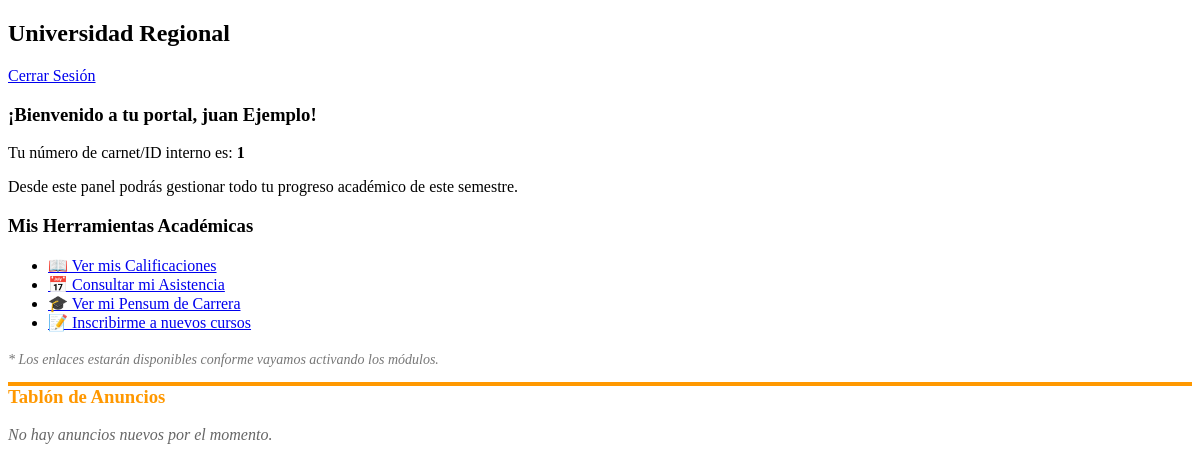
Page /index.php (signed in) on the earlier database version.
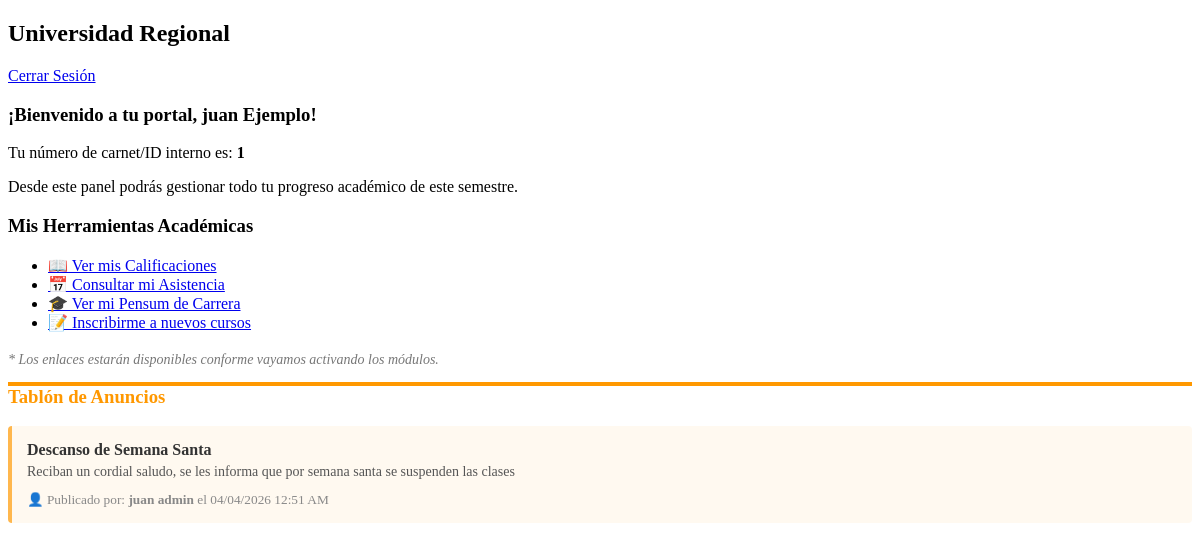
Same page on the later database version.
### tables this page shows
CREATE TABLE IF NOT EXISTS `anuncios` (
  `id_anuncio` int NOT NULL AUTO_INCREMENT,
  `id_autor` int NOT NULL,
  `titulo` varchar(100) NOT NULL,
  `mensaje` text NOT NULL,
  `audiencia` enum('Todos','Docentes','Estudiantes','Curso_Especifico') NOT NULL,
  `id_curso_destino` int DEFAULT NULL,
  `fecha_publicacion` timestamp NULL DEFAULT CURRENT_TIMESTAMP,
  PRIMARY KEY (`id_anuncio`),
  KEY `id_autor` (`id_autor`),
  KEY `id_curso_destino` (`id_curso_destino`),
  CONSTRAINT `anuncios_ibfk_1` FOREIGN KEY (`id_autor`) REFERENCES `usuarios` (`id_usuario`),
  CONSTRAINT `anuncios_ibfk_2` FOREIGN KEY (`id_curso_destino`) REFERENCES `cursos` (`id_curso`)
);

CREATE TABLE IF NOT EXISTS `usuarios` (
  `id_usuario` int NOT NULL AUTO_INCREMENT,
  `nombre` varchar(100) DEFAULT NULL,
  `correo` varchar(100) DEFAULT NULL,
  `contraseña` varchar(255) DEFAULT NULL,
  `estado` tinyint DEFAULT '1',
  PRIMARY KEY (`id_usuario`),
  UNIQUE KEY `correo` (`correo`)
);

### index.php (the view, shortened to what this page needs)
<?php
require 'conexion.php';
$nombre_alumno = $_SESSION['nombre_usuario'];
$id_estudiante = $_SESSION['id_estudiante'];
$lista_anuncios = [];
try {
    $sql_anuncios = "SELECT a.titulo, a.mensaje, a.fecha_publicacion, u.nombre AS autor
                     FROM anuncios a
                     INNER JOIN usuarios u ON a.id_autor = u.id_usuario
                     WHERE a.audiencia IN ('Todos', 'Estudiantes')
                     ORDER BY a.fecha_publicacion DESC
                     LIMIT 5";
    $stmt_anuncios = $conexion->prepare($sql_anuncios);
    $stmt_anuncios->execute();
    $lista_anuncios = $stmt_anuncios->fetchAll(PDO::FETCH_ASSOC);
} catch(PDOException $e) {
    echo "Error al cargar los anuncios: " . $e->getMessage();
}
?>
<!DOCTYPE html>
<html lang="es">
<head>
</head>
<body>
    <div class="navbar">
        <h2>Universidad Regional</h2>
        <a href="logout.php" class="btn-salir">Cerrar Sesión</a>
    </div>
    <div class="contenedor">
        <div class="tarjeta">
            <h3>¡Bienvenido a tu portal, <?= htmlspecialchars($nombre_alumno) ?>!</h3>
            <p>Tu número de carnet/ID interno es: <strong><?= htmlspecialchars($id_estudiante) ?></strong></p>
            <p>Desde este panel podrás gestionar todo tu progreso académico de este semestre.</p>
        </div>
        <div class="tarjeta">
            <h3>Mis Herramientas Académicas</h3>
            <ul class="menu-opciones">
                <li><a href="#">📖 Ver mis Calificaciones</a></li>
                <li><a href="#">📅 Consultar mi Asistencia</a></li>
                <li><a href="#">🎓 Ver mi Pensum de Carrera</a></li>
                <li><a href="#">📝 Inscribirme a nuevos cursos</a></li>
            </ul>
            <p style="color: #777; font-size: 14px; margin-top: 20px;">
                <em>* Los enlaces estarán disponibles conforme vayamos activando los módulos.</em>
            </p>
        </div>
    </div>
    <div class="tarjeta" style="border-top: 4px solid #ff9800;">
    <h3 style="color: #ff9800; margin-top: 0;">Tablón de Anuncios</h3>
    <?php if (count($lista_anuncios) > 0): ?>
        <div style="display: flex; flex-direction: column; gap: 15px; margin-top: 15px;">
            <?php foreach ($lista_anuncios as $anuncio): ?>
                <div style="background-color: #fff9f0; padding: 15px; border-left: 4px solid #ffb74d; border-radius: 4px;">
                    <h4 style="margin: 0 0 5px 0; color: #333;"><?= htmlspecialchars($anuncio['titulo']) ?></h4>
                    <p style="margin: 0 0 10px 0; font-size: 14px; color: #555;">
                        <?= nl2br(htmlspecialchars($anuncio['mensaje'])) ?>
                    </p>
                    <small style="color: #888;">
                        👤 Publicado por: <strong><?= htmlspecialchars($anuncio['autor']) ?></strong> el <?= date('d/m/Y g:i A', strtotime($anuncio['fecha_publicacion'])) ?>
                    </small>
                </div>
            <?php endforeach; ?>
        </div>
    <?php else: ?>
        <p style="color: #666; font-style: italic;">No hay anuncios nuevos por el momento.</p>
    <?php endif; ?>
</div>
</body>
</html>

Differences in the rows shown:
added anuncios: titulo "Descanso de Semana Santa", mensaje "Reciban un cordial saludo, se les informa que por semana santa se suspenden las clases", id_autor.nombre "juan admin", fecha_publicacion "04/04/2026 12:51 AM"
Other differences:
text no longer shown: "No hay anuncios nuevos por el momento."
